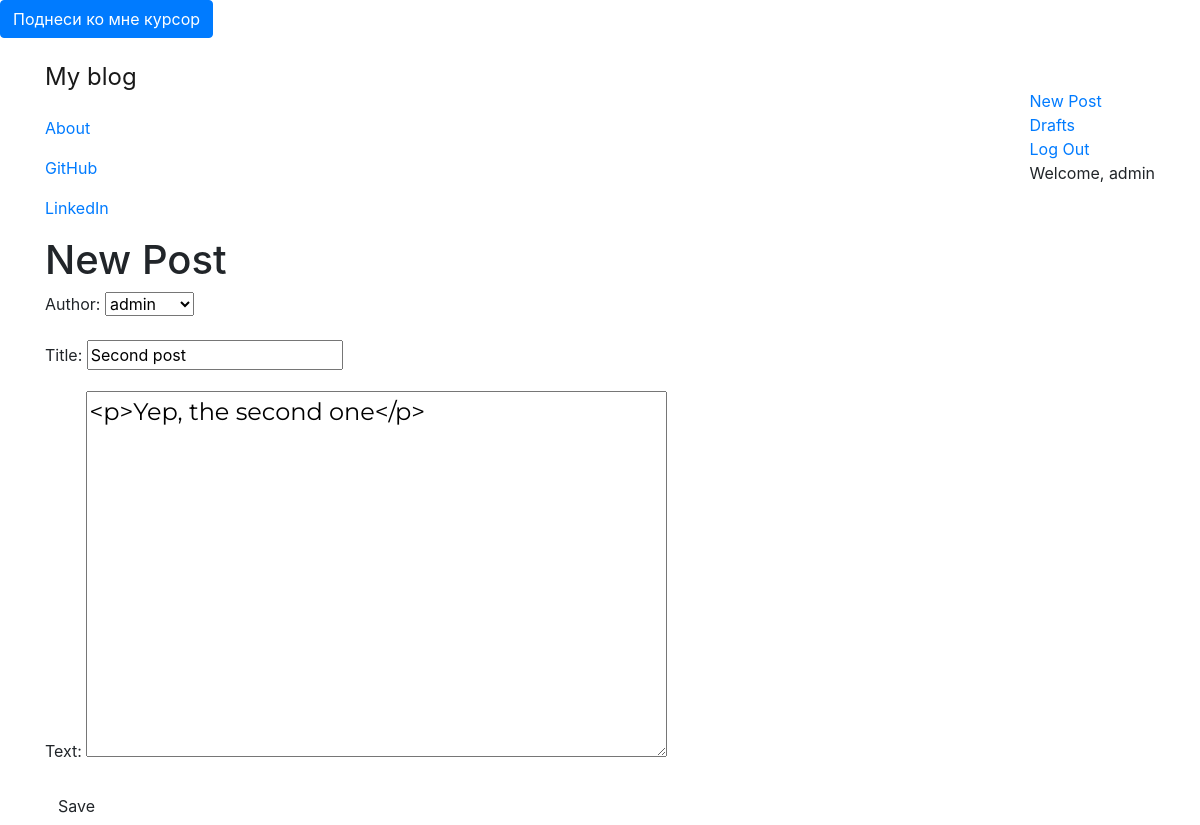
Screenshot of /post/2/edit/ (signed in) with the database file from the repository.
### myblog/models.py (models this page shows, shortened)
class Post(models.Model):
    author = models.ForeignKey('auth.User', on_delete=models.CASCADE)
    title = models.CharField(max_length=200)
    text = models.TextField()
    create_date = models.DateTimeField(default=timezone.now) #не выполняем функцию, а апередаем ее. А то выполнится вот прям щас, а не в момент создания поста
    published_date = models.DateTimeField(blank=True, null=True)

### myblog/views.py (the view)
# urls.py: path('post/<int:pk>/edit/', views.PostUpdateView.as_view(), name='post_edit'),
class PostUpdateView(LoginRequiredMixin, UpdateView):
    login_url = '/login/'
    redirect_field_name = 'myblog/post_detail.html'
    form_class = PostForm
    model = Post

### myblog/forms.py
class PostForm(forms.ModelForm):
    class Meta():
        model = Post
        fields = ('author', 'title', 'text')
        widgets = {
            'title' : forms.TextInput(attrs={'class':'textinputclass'}),
            'text' : forms.Textarea(attrs={'class':'editable medium-editor-textarea postcontent'})
        }

### myblog/template/myblog/post_form.html (shortened to what this page needs)
{% extends 'myblog/base.html' %}
{% block content %}
    <h1>New Post</h1>
    <form class='post-form' method="POST">
        {{ form.as_p }}
        <button type='submit' class='save btn btn-default'>Save</button>
    </form>
{% endblock %}

### myblog/template/myblog/base.html (shortened to what this page needs)
<!DOCTYPE html>
{% load static %}
<html lang="en">
<head>
    <link rel="stylesheet" href="https://stackpath.bootstrapcdn.com/bootstrap/4.5.2/css/bootstrap.min.css">
    <link rel="stylesheet" href="//cdn.jsdelivr.net/npm/medium-editor@latest/dist/css/medium-editor.min.css" type="text/css" media="screen" charset="utf-8">
    <link rel="stylesheet" href="{% static 'css/blog.css' %}">
</head>
<body class='loader'>
    <button type="button" class="btn btn-primary" data-toggle="popover"
  title="Ehf" data-content="Ура, Bootstrap 4 работает">
    Поднеси ко мне курсор
    </button>
    <nav class='navbar navbar-light'>
        <div class='container'>
            <ul class='navbar-nav mr-auto'>
                <li class="nav-link"><a class='navbar-brand bigbrand' href="{% url 'post_list' %}">My blog</a></li>
                <li class="nav-link"><a href="{% url 'about' %}">About</a></li>
                <li class="nav-link"><a href="https://www.github.com">GitHub</a></li>
                <li class="nav-link"><a href="https://www.linkedin.com">LinkedIn</a></li>
            </ul>
            <ul class='navbar-nav'>
                {% if user.is_authenticated %}
                <li><a href="{% url 'post_new' %}">New Post</a></li>
                <li><a href="{% url 'post_draft_list' %}">Drafts</a></li>
                <li><a href="{% url 'logout' %}">Log Out</a></li>
                <li><a>Welcome, {{ user.username }}</a></li>
                {% endif %}
            </ul>
        </div>
    </nav>
    <div class='content container'>
        <div class='row'>
            <div class='col-md-8'>
                <div class='blog_posts'>
                    {% block content %}
                    {% endblock %}
                </div>
            </div>
        </div>
    </div>
</body>
</html>

### myblog/static/css/blog.css (style rules this page uses)
.bigbrand { font-size: 1.5em; }
.postcontent { font-family: 'Montserrat', sans-serif; font-size: 1.5em; }
.loader { filter: hue-rotate(0deg); color: linear-gradient(45deg,#0f8,#08f); animation: hue 5000ms infinite linear; }

### rows the page displays
Post: author "admin", title "Second post", text "<p>Yep, the second one</p>"

### other values shown
{{ user.username }} "admin"
